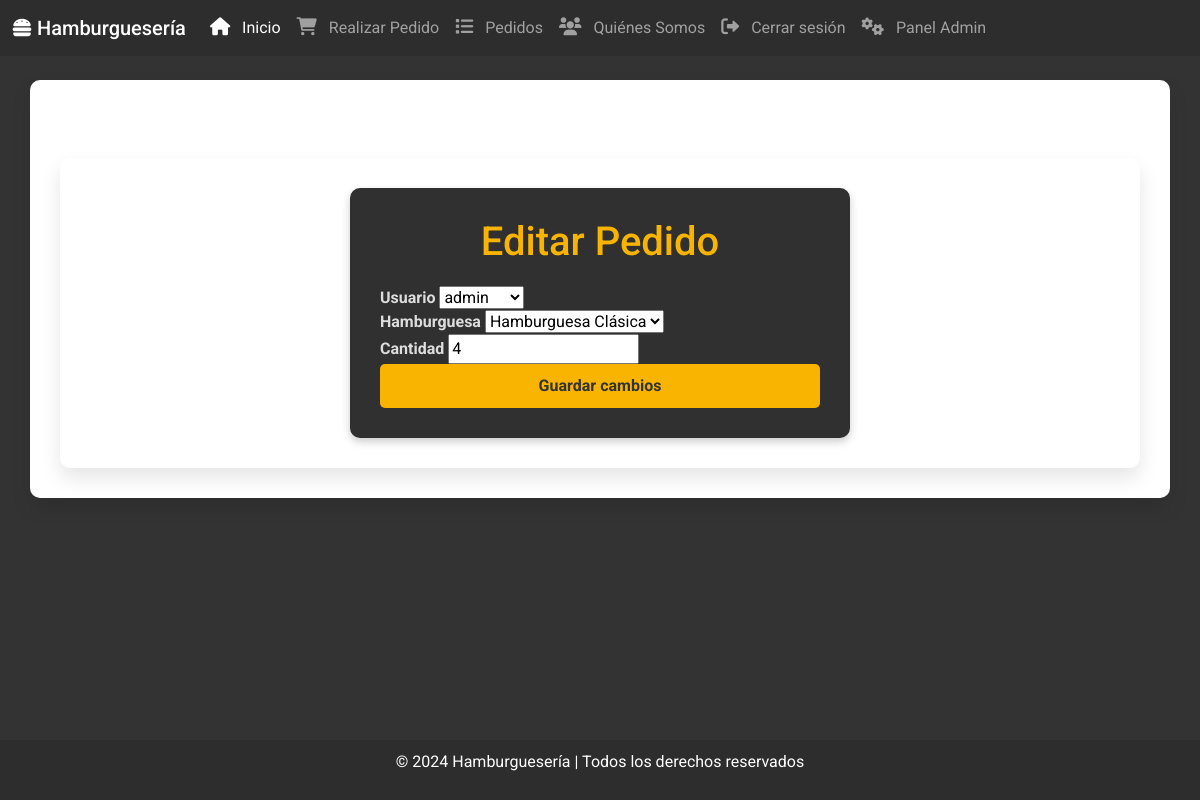
/pedidos/editar-pedido/5/ (signed in), run on an earlier commit of the app's database.
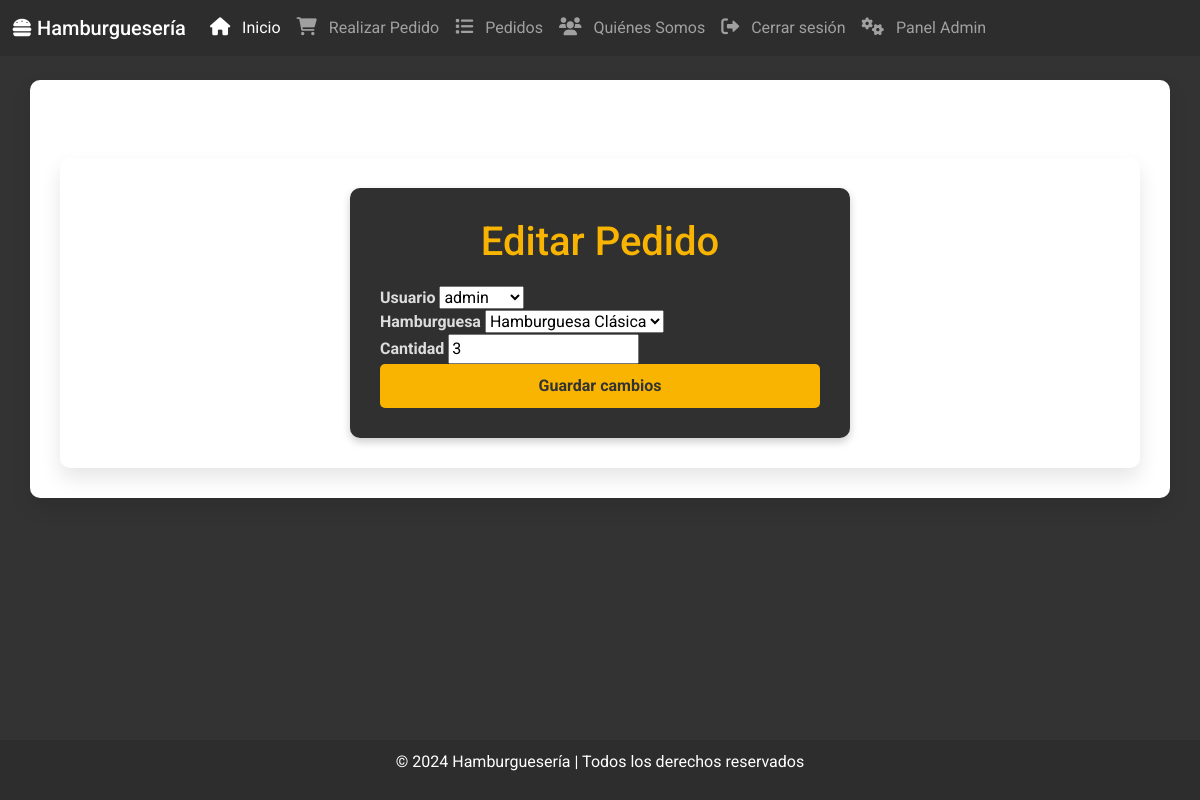
And on a later commit of the database.
### pedidos/models.py (models this page shows, shortened)
class Pedido(models.Model):
    usuario = models.ForeignKey(User, on_delete=models.CASCADE, default=1)
    hamburguesa = models.ForeignKey(Hamburguesa, on_delete=models.CASCADE)
    cantidad = models.IntegerField()
    fecha_pedido = models.DateTimeField(auto_now_add=True)

### pedidos/views.py (the view)
# urls.py: path('editar-pedido/<int:id>/', views.editar_pedido, name='editar_pedido'),
@user_passes_test(is_admin)
def editar_pedido(request, id):
    pedido = get_object_or_404(Pedido, id=id)
    if request.method == "POST":
        form = PedidoForm(request.POST, instance=pedido)
        if form.is_valid():
            form.save()
            return redirect('admin_panel')
    else:
        form = PedidoForm(instance=pedido)
    return render(request, 'pedidos/editar_pedido.html', {'form': form})

### pedidos/forms.py
class PedidoForm(forms.ModelForm):
    class Meta:
        model = Pedido
        fields = ['usuario','hamburguesa', 'cantidad']
    hamburguesa = forms.ModelChoiceField(queryset=Hamburguesa.objects.all(), label="Elige una Hamburguesa")
    cantidad = forms.IntegerField(min_value=1, label="Cantidad")

### menu_app/models.py (called while the page is built)
    def __str__(self):
        return self.nombre

### pedidos/views.py (called while the page is built)
def is_admin(user):
    return user.is_authenticated and user.is_staff

### pedidos/templates/pedidos/editar_pedido.html (shortened to what this page needs)
{% extends 'base.html' %}
{% block content %}
<div class="container mt-5">
    <div class="form-container">
        <h1>Editar Pedido</h1>
        <form method="post">
            <div class="form-group">
                <label for="usuario">Usuario</label>
                {{ form.usuario }}
            </div>
            <div class="form-group">
                <label for="hamburguesa">Hamburguesa</label>
                {{ form.hamburguesa }}
            </div>
            <div class="form-group">
                <label for="cantidad">Cantidad</label>
                {{ form.cantidad }}
            </div>
            <button type="submit" class="btn-submit">Guardar cambios</button>
        </form>
    </div>
</div>
{% endblock %}

What changed in the data, as far as the page shows it:
changed Pedido "admin": cantidad "4" → "3"
